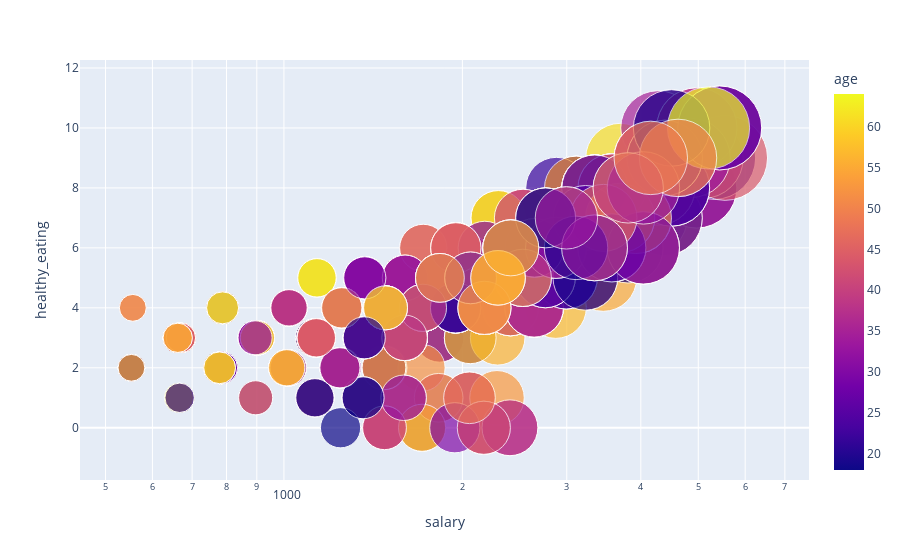

Write notebook code for a chart like this one.
### Markdown cell above
**Healthy Eating VS Salary VS Age**

### Code cell
import plotly.express as px

fig = px.scatter(employee_salary, x='salary', y='healthy_eating',
                size='salary', color='age',
                hover_name = 'age', log_x=True, size_max=60)

fig.show()

### Figure 1 — Plotly figure (JSON) as saved in the notebook; plotly's stock layout.template omitted (floating-point values rounded to 4 significant figures; data arrays with more than 128 entries replaced by an {"elided": "..."} marker saying what was removed)
{"data": [{"hoverlabel": {"namelength": 0}, "hovertemplate": "<b>%{hovertext}</b><br><br>salary=%{marker.size}<br>healthy_eating=%{y}<br>age=%{marker.color}", "hovertext": {"elided": "1000 float values"}, "legendgroup": "", "marker": {"color": {"elided": "1000 int values"}, "coloraxis": "coloraxis", "size": {"elided": "1000 int values"}, "sizemode": "area", "sizeref": 1.542, "symbol": "circle"}, "mode": "markers", "name": "", "showlegend": false, "type": "scatter", "x": {"elided": "1000 int values"}, "xaxis": "x", "y": {"elided": "1000 int values"}, "yaxis": "y"}], "layout": {"coloraxis": {"colorbar": {"title": {"text": "age"}}, "colorscale": [[0.0, "#0d0887"], [0.1111, "#46039f"], [0.2222, "#7201a8"], [0.3333, "#9c179e"], [0.4444, "#bd3786"], [0.5556, "#d8576b"], [0.6667, "#ed7953"], [0.7778, "#fb9f3a"], [0.8889, "#fdca26"], [1.0, "#f0f921"]]}, "legend": {"itemsizing": "constant", "tracegroupgap": 0}, "margin": {"t": 60}, "xaxis": {"anchor": "y", "domain": [0.0, 1.0], "title": {"text": "salary"}, "type": "log"}, "yaxis": {"anchor": "x", "domain": [0.0, 1.0], "title": {"text": "healthy_eating"}}}}
